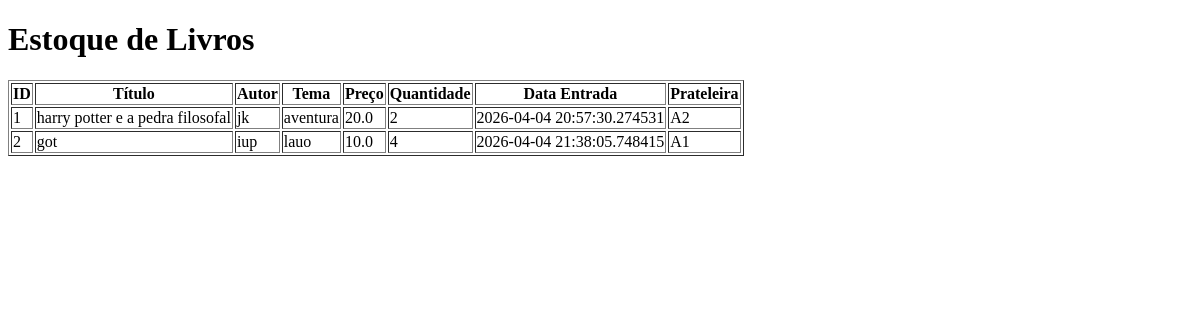
Before: /produtos (signed in) with the older database file.
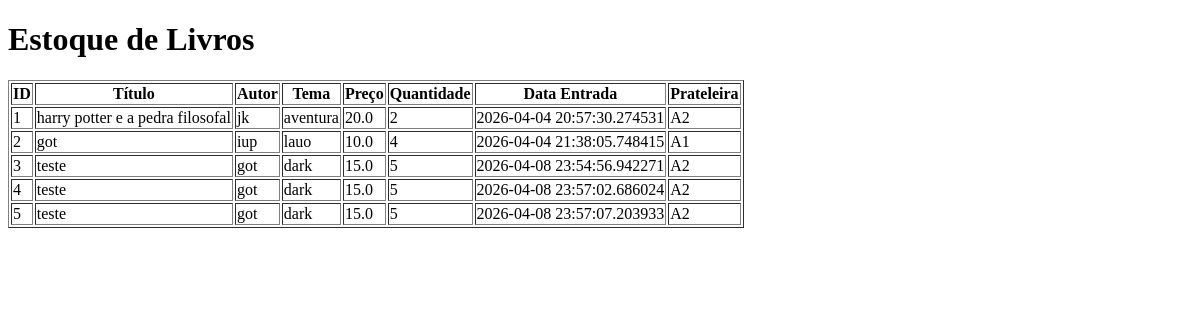
After: the same page with the newer database file.
### models/livro.py (models this page shows)
class Livro(db.Model):
    id = db.Column(
        db.Integer,
        primary_key=True
    )
    titulo = db.Column(
        db.String(200),
        nullable=False
    )
    autor = db.Column(
        db.String(150),
        nullable=False
    )
    preco_compra = db.Column(
        db.Float,
        nullable=False
    )
    quantidade = db.Column(
        db.Integer,
        nullable=False
    )
    tema = db.Column(
        db.String(100),
        nullable=False
    )
    data_entrada = db.Column(
        db.DateTime,
        default=datetime.utcnow
    )
    id_prateleira = db.Column(
        db.Integer,
        db.ForeignKey("prateleira.id"),
        nullable=False
    )
    prateleira = db.relationship( "Prateleira", backref="livros")

### models/prateleira.py (models this page shows)
class Prateleira(db.Model):
    id = db.Column(
        db.Integer,
        primary_key=True
    )
    codigo = db.Column(
        db.String(10),
        unique=True,
        nullable=False
    )
    descricao = db.Column(
        db.String(100)
    )
    id_setor = db.Column(
        db.Integer,
        db.ForeignKey("setor.id"),
        nullable=False
    )
    setor = db.relationship(
    "Setor",
    backref="prateleiras"
    )

### routes/estoque/listar_produtos.py (the view)
@listar_produtos_bp.route("/produtos")
@login_required
def listar_produtos():
    livros = Livro.query.all()
    return render_template(
        "estoque/listar.html",
        livros=livros
    )

### auth.py (called while the page is built)
def login_required(func):
    @wraps(func)
    def wrapper(*args, **kwargs):
        if "usuario_id" not in session:
            return redirect(url_for("login.login"))
        return func(*args, **kwargs)
    return wrapper

### templates/estoque/listar.html (shortened to what this page needs)
<!DOCTYPE html>
<html lang="en">
<head>
</head>
<h1>Estoque de Livros</h1>
<table border="1">
    <tr>
        <th>ID</th>
        <th>Título</th>
        <th>Autor</th>
        <th>Tema</th>
        <th>Preço</th>
        <th>Quantidade</th>
        <th>Data Entrada</th>
        <th>Prateleira</th>
    </tr>
    {% for livro in livros %}
    <tr>
        <td>{{ livro.id }}</td>
        <td>{{ livro.titulo }}</td>
        <td>{{ livro.autor }}</td>
        <td>{{ livro.tema }}</td>
        <td>{{ livro.preco_compra }}</td>
        <td>{{ livro.quantidade }}</td>
        <td>{{ livro.data_entrada }}</td>
        <td>{{ livro.prateleira.codigo }}</td>
    </tr>
    {% endfor %}
</table>
</body>
</html>

Changed rows visible on the page:
added Livro: id "3", titulo "teste", autor "got", tema "dark", preco_compra "15.0", quantidade "5", data_entrada "2026-04-08 23:54:56.942271", prateleira.codigo "A2"
added Livro: id "4", titulo "teste", autor "got", tema "dark", preco_compra "15.0", quantidade "5", data_entrada "2026-04-08 23:57:02.686024", prateleira.codigo "A2"
added Livro: id "5", titulo "teste", autor "got", tema "dark", preco_compra "15.0", quantidade "5", data_entrada "2026-04-08 23:57:07.203933", prateleira.codigo "A2"
